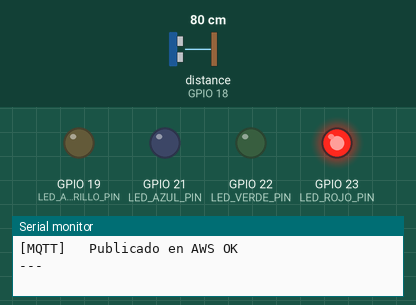
This sketch was run on a simulated ESP32. Shown: output pins drawn as LEDs (lit = HIGH), the last lines printed to the serial monitor. Wiring (inferred from the names in the program): ultrasonic range finder: trigger GPIO 5; echo GPIO 18. The test bench sets the inputs (shaded band); at power-on: distance to the obstacle (sensor on GPIO 18) 80 cm. The echo pulse lasts 58.3 µs per cm; WiFi joins after 1.5 s; servers stay silent unless stated; no MQTT or app messages arrive unless stated; pins used as bus, display or sensor lines are not drawn.

Above: at 3.7 s.
3.8 s: distance to the obstacle (sensor on GPIO 18) set to 30 cm
7.6 s: distance to the obstacle (sensor on GPIO 18) set to 24 cm
At 9.6 s:
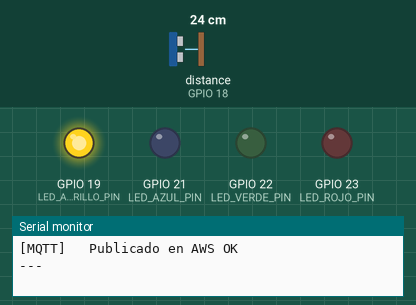
11.4 s: distance to the obstacle (sensor on GPIO 18) set to 22 cm
15.2 s: distance to the obstacle (sensor on GPIO 18) set to 19 cm
At 18.4 s:
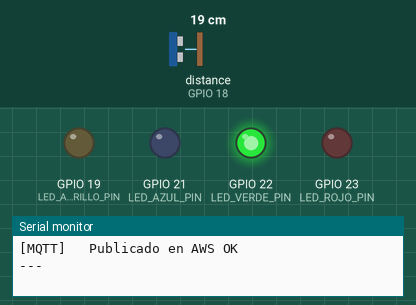
19.1 s: distance to the obstacle (sensor on GPIO 18) set to 12 cm
22.9 s: distance to the obstacle (sensor on GPIO 18) set to 9 cm
At 24.6 s:
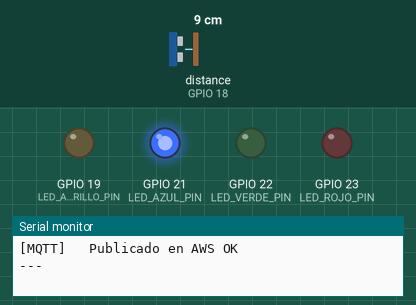
Timing chart, 0 to 26.1 s (numbered marks = the images above; inputs shaded):
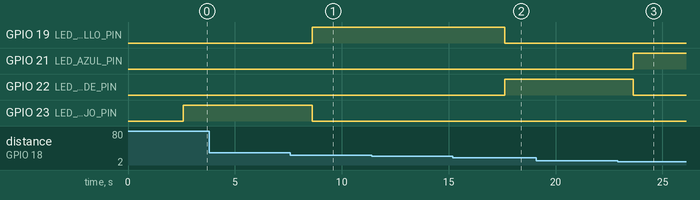

Measured:
- the behaviour switches between 28 and 27 cm on distance to the obstacle (sensor on GPIO 18) (found by bisection; images 0 and 1)
- the behaviour switches between 21 and 20 cm on distance to the obstacle (sensor on GPIO 18) (found by bisection; images 1 and 2)
- the behaviour switches between 11 and 10 cm on distance to the obstacle (sensor on GPIO 18) (found by bisection; images 2 and 3)
- after the input at 7.6 s, GPIO 19 (LED_AMARILLO_PIN): LOW → HIGH after 1.0 s; GPIO 23 (LED_ROJO_PIN): HIGH → LOW after 1.0 s
- after the input at 15.2 s, GPIO 19 (LED_AMARILLO_PIN): HIGH → LOW after 2.4 s; GPIO 22 (LED_VERDE_PIN): LOW → HIGH after 2.4 s
- after the input at 22.9 s, GPIO 21 (LED_AZUL_PIN): LOW → HIGH after 0.74 s; GPIO 22 (LED_VERDE_PIN): HIGH → LOW after 0.74 s

The sketch:

monitoreo_tanque.ino
```cpp
#include <Arduino.h>
#include <WiFi.h>
#include <PubSubClient.h>

// 1. Configuración de Pines del Sensor HC-SR04 y LEDs
const int TRIG_PIN = 5;
const int ECHO_PIN = 18;

// Pines para los 4 LEDs indicadores (Semáforo de nivel)
const int LED_ROJO_PIN     = 23; // LED Rojo: 0% a 20% (Crítico Bajo)
const int LED_AMARILLO_PIN = 19; // LED Amarillo: 21% a 45% (Advertencia / Nivel Bajo)
const int LED_VERDE_PIN    = 22; // LED Verde: 46% a 80% (Nivel Óptimo / Normal)
const int LED_AZUL_PIN     = 21; // LED Azul: 81% a 100% (Tanque Lleno / Máximo)

// 2. Calibración del Tanque — HU-06
//    Medir con regla desde el sensor hasta la base interior del contenedor.
//    DISTANCIA_VACIO_CM : distancia (cm) al fondo cuando el tanque está completamente vacío.
//    DISTANCIA_LLENO_CM : distancia (cm) al agua en el punto de llenado máximo permitido.
//                         DEBE ser >= 3–5 cm para respetar el punto ciego del HC-SR04.
const float DISTANCIA_VACIO_CM = 33.0; // ← Fondo real del prototipo vacío (cm)
const float DISTANCIA_LLENO_CM = 5.0;   // ← Nivel máximo permitido (mín. 3–5 cm desde el sensor)

// ============================================================
// 3. Credenciales de Red y Broker MQTT (AWS)
//    *** CAMBIA ESTOS VALORES A TU RED REAL ***
// ============================================================
const char* WIFI_SSID     = "NOMBRE_DE_TU_HOTSPOT";  // Ej: "Mi Red"
const char* WIFI_PASSWORD = "CLAVE_DE_TU_HOTSPOT";   // Contraseña del hotspot
const char* MQTT_BROKER   = "3.133.150.226";          // IP pública de tu servidor AWS
const int   MQTT_PORT     = 1883;
const char* MQTT_TOPIC    = "smartturril/tanque01/nivel";

WiFiClient espClient;
PubSubClient client(espClient);

// Función para conectar a la red WiFi
void setupWiFi() {
  delay(10);
  Serial.println();
  Serial.print("Conectando a WiFi: ");
  Serial.println(WIFI_SSID);

  WiFi.mode(WIFI_STA);
  WiFi.begin(WIFI_SSID, WIFI_PASSWORD);

  int intentos = 0;
  while (WiFi.status() != WL_CONNECTED) {
    delay(500);
    Serial.print(".");
    intentos++;
    if (intentos > 40) {  // 20 segundos de timeout
      Serial.println("\n[ERROR] No se pudo conectar al WiFi. Reiniciando...");
      ESP.restart();
    }
  }

  Serial.println("\n¡WiFi Conectado con exito!");
  Serial.print("IP asignada: ");
  Serial.println(WiFi.localIP());
  Serial.print("Signal (RSSI): ");
  Serial.print(WiFi.RSSI());
  Serial.println(" dBm");
}

// Función para conectar o reconectar al servidor MQTT
void reconnectMQTT() {
  while (!client.connected()) {
    Serial.print("Conectando al Broker MQTT en AWS (");
    Serial.print(MQTT_BROKER);
    Serial.print(")... ");

    // Crear un ID de cliente único usando la MAC del ESP32
    String clientId = "ESP32_SmartTurril_";
    clientId += WiFi.macAddress();
    clientId.replace(":", "");

    if (client.connect(clientId.c_str())) {
      Serial.println("¡CONECTADO al broker MQTT!");
    } else {
      Serial.print("[ERROR] rc=");
      Serial.print(client.state());
      Serial.println(" | Reintentando en 5 segundos...");
      delay(5000);
    }
  }
}

// Función para medir distancia con el sensor HC-SR04
float medirDistancia() {
  // Asegurar LOW antes de disparar
  digitalWrite(TRIG_PIN, LOW);
  delayMicroseconds(5);

  // Pulso de disparo de 10 microsegundos
  digitalWrite(TRIG_PIN, HIGH);
  delayMicroseconds(10);
  digitalWrite(TRIG_PIN, LOW);

  // Esperar el eco (timeout 30ms ≈ 5 metros max)
  unsigned long duracion = pulseIn(ECHO_PIN, HIGH, 30000);

  if (duracion == 0) {
    return -1.0;  // Sin eco = objeto fuera de rango
  }

  // distancia = (duracion * 0.0343 cm/µs) / 2
  return duracion * 0.0343 / 2.0;
}

// Función para calcular porcentaje de llenado — HU-06
// Mapea la distancia leída dentro del rango [DISTANCIA_VACIO_CM, DISTANCIA_LLENO_CM]
// y aplica clamping estricto: nunca < 0% ni > 100%.
int calcularNivel(float distancia) {
  // Distancia grande → tanque vacío (0%) | Distancia pequeña → tanque lleno (100%)
  float rango = DISTANCIA_VACIO_CM - DISTANCIA_LLENO_CM;
  float porcentaje = (DISTANCIA_VACIO_CM - distancia) / rango * 100.0;

  // Clamping: evita valores negativos (por debajo del vacío) o > 100% (desbordamiento)
  porcentaje = constrain(porcentaje, 0.0, 100.0);
  return (int)round(porcentaje);
}

// Función para controlar los 4 LEDs según el nivel de agua (Propuesta 1: Semáforo de 4 Estados)
void actualizarLeds(int nivel) {
  // Apagar todos primero para garantizar que solo uno esté encendido
  digitalWrite(LED_ROJO_PIN, LOW);
  digitalWrite(LED_AMARILLO_PIN, LOW);
  digitalWrite(LED_VERDE_PIN, LOW);
  digitalWrite(LED_AZUL_PIN, LOW);

  if (nivel <= 20) {
    // 0% a 20%: Crítico Bajo / Vacío (Rojo)
    digitalWrite(LED_ROJO_PIN, HIGH);
  } else if (nivel <= 45) {
    // 21% a 45%: Nivel Bajo / Advertencia (Amarillo)
    digitalWrite(LED_AMARILLO_PIN, HIGH);
  } else if (nivel <= 80) {
    // 46% a 80%: Nivel Óptimo / Normal (Verde)
    digitalWrite(LED_VERDE_PIN, HIGH);
  } else {
    // 81% a 100%: Tanque Lleno / Máximo (Azul)
    digitalWrite(LED_AZUL_PIN, HIGH);
  }
}

void setup() {
  Serial.begin(115200);
  delay(1000);

  Serial.println("======================================");
  Serial.println("  SmartTurril - Hardware Real v1.1   ");
  Serial.println("  HU-06: Calibración de niveles       ");
  Serial.println("======================================");
  Serial.print("  Vacío  (0%):  >= "); Serial.print(DISTANCIA_VACIO_CM); Serial.println(" cm");
  Serial.print("  Lleno (100%): <= "); Serial.print(DISTANCIA_LLENO_CM); Serial.println(" cm");
  Serial.println("======================================");

  pinMode(TRIG_PIN, OUTPUT);
  pinMode(ECHO_PIN, INPUT);
  digitalWrite(TRIG_PIN, LOW);

  // Configuración de pines de los 4 LEDs
  pinMode(LED_ROJO_PIN, OUTPUT);
  pinMode(LED_AMARILLO_PIN, OUTPUT);
  pinMode(LED_VERDE_PIN, OUTPUT);
  pinMode(LED_AZUL_PIN, OUTPUT);
  digitalWrite(LED_ROJO_PIN, LOW);
  digitalWrite(LED_AMARILLO_PIN, LOW);
  digitalWrite(LED_VERDE_PIN, LOW);
  digitalWrite(LED_AZUL_PIN, LOW);

  setupWiFi();

  client.setServer(MQTT_BROKER, MQTT_PORT);
  client.setKeepAlive(60);

  Serial.println("Sistema listo. Iniciando monitoreo...\n");
}

void loop() {
  // Mantener conexión MQTT activa
  if (!client.connected()) {
    reconnectMQTT();
  }
  client.loop();

  float distancia = medirDistancia();

  if (distancia < 0) {
    Serial.println("[SENSOR] Error: No se recibio eco. Verifica el cableado.");
  } else {
    int nivel = calcularNivel(distancia);

    // Actualizar estado de LEDs físicos
    actualizarLeds(nivel);

    // ==============================================================
    // HU 5 - Fase 1: Payload con distancia BRUTA en cm
    // Formato: {"distancia_cm": 12.3, "nivel": 88}
    // ==============================================================
    String payload = "{\"distancia_cm\":" + String(distancia, 1) +
                     ",\"nivel\":" + String(nivel) + "}";

    Serial.print("[SENSOR] Distancia: ");
    Serial.print(distancia, 1);
    Serial.print(" cm | Nivel: ");
    Serial.print(nivel);
    Serial.print("% | Payload: ");
    Serial.println(payload);

    // Publicar al broker MQTT en AWS
    bool ok = client.publish(MQTT_TOPIC, payload.c_str());
    if (ok) {
      Serial.println("[MQTT]   Publicado en AWS OK");
    } else {
      Serial.println("[MQTT]   Error al publicar. Reconectando...");
    }
  }

  Serial.println("---");
  delay(3000);  // Publica cada 3 segundos
}
```
